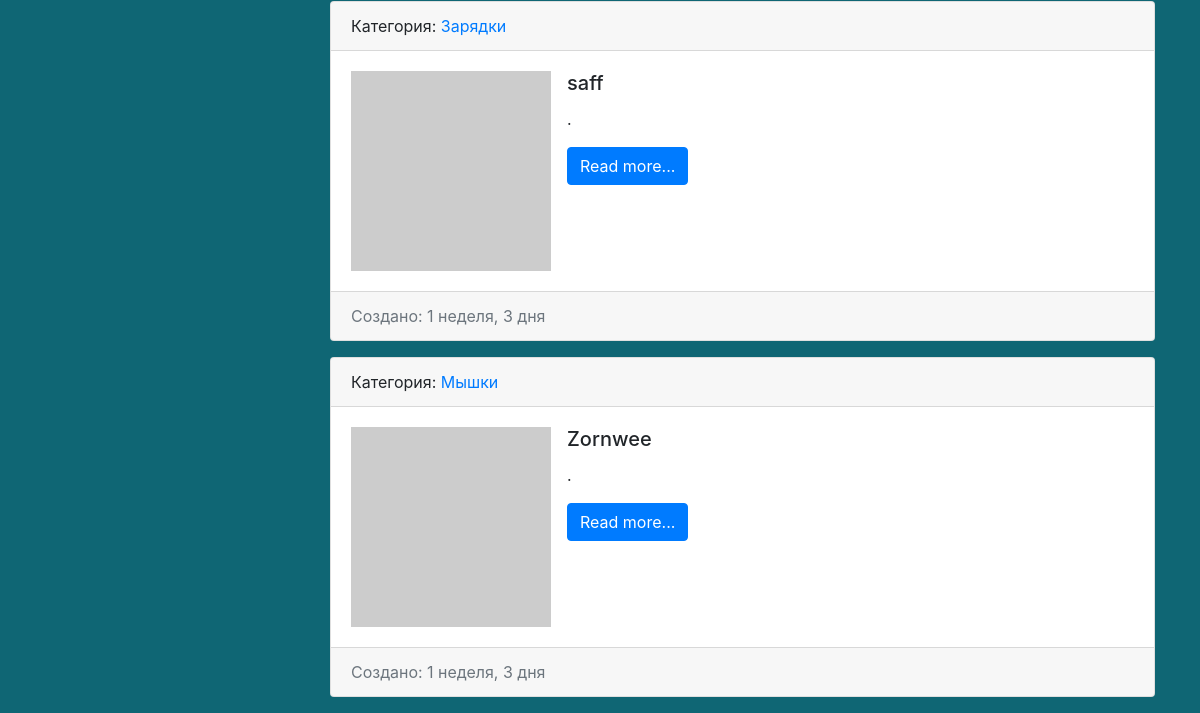
/ (lower part), run on an earlier commit of the app's database.
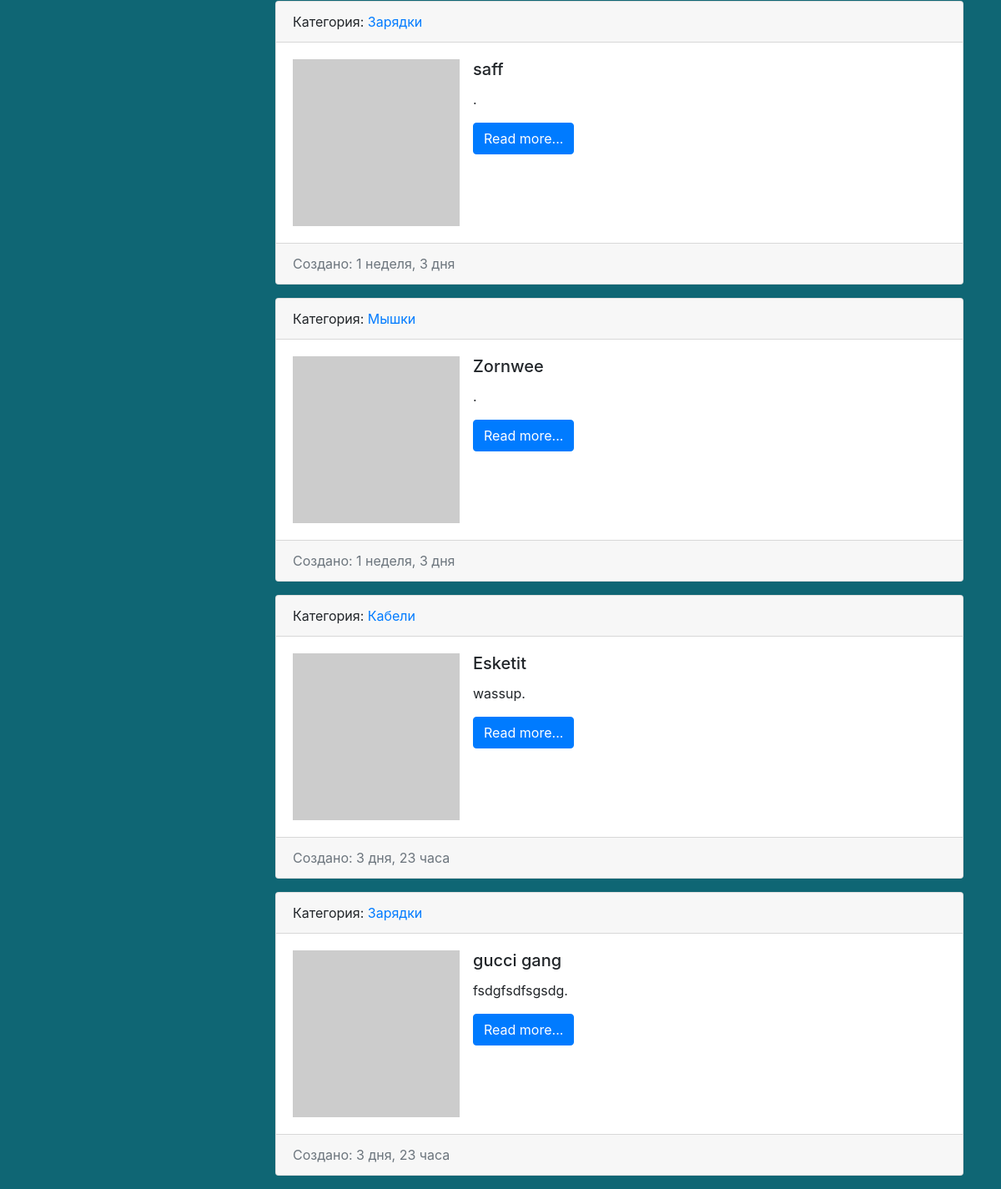
And on a later commit of the database.
### shop/models.py (models this page shows, shortened)
class Article(models.Model):
    title = models.CharField(max_length=255)
    content = models.TextField(blank=True)
    created_at = models.DateTimeField(auto_now_add=True)
    updated_at = models.DateTimeField(auto_now=True)
    photo = models.ImageField('Фото', upload_to='photos/', blank=True)
    is_published = models.BooleanField(default=True, verbose_name='Опубликовано')
    category = models.ForeignKey('Category', on_delete=models.PROTECT, null=True, verbose_name='Категория')
    def get_absolute_url(self):
        return reverse('view_article', kwargs={'pk': self.pk})
    class Meta:
        verbose_name = 'Новость'
        verbose_name_plural = 'Новости'
        ordering = ['created_at']

class Category(models.Model):
    title = models.CharField(max_length=150, db_index=True, verbose_name='Наименование категории')
    def get_absolute_url(self):
        return reverse('category', kwargs={'category_id': self.pk})
    def __str__(self):
        return self.title
    class Meta:
        verbose_name = 'Категория'
        verbose_name_plural = 'Категории'
        ordering = ['title']

### shop/views.py (the view)
# urls.py: path('', HomeArticle.as_view(), name='home'),
class HomeArticle (ListView):
    model = Article
    context_object_name = 'article'
    paginate_by = 20
    def get_context_data(self, *, object_list=None, **kwargs):
        context = super().get_context_data(**kwargs)
        context['title'] = 'Главная страница'
        return context
    def get_queryset(self):
        return Article.objects.filter(is_published=True).select_related('category')

### shop/templatetags/articles_tags.py (called while the page is built)
@register.inclusion_tag('shop/list_categories.html')
def show_categories():
    categories = Category.objects.all()
    return {'categories': categories}

### shop/templates/shop/article_list.html (shortened to what this page needs)
{% extends 'base.html' %}
{% block content %}
        {% for item in article %}
            <div class="card mb-3">
                <div class="card-header">
                    Категория: <a
                        href="{{ item.category.get_absolute_url }}">{{ item.category }}</a>
                </div>
                <div class="card-body">
                    <div class="media">
                        {% if item.photo %}
                            <img src="{{ item.photo.url }}" width="200px" height="200px" alt=""
                                 class="mr-3">
                        {% else %}
                            <img src="https://picsum.photos/200/200" alt="" class="mr-3">
                        {% endif %}
                        <div class="media-body">
                            <h5 class="card-title">{{ item.title }}</h5>
                            <p class="card-text">{{ item.content }}.</p>
                            <a href="{{ item.get_absolute_url }}" class="btn btn-primary">Read more...</a>
                        </div>
                    </div>
                </div>
                <div class="card-footer text-muted">
                    Создано: {{ item.created_at|timesince }}
                </div>
            </div>
        {% endfor %}
{% endblock %}

### templates/base.html (shortened to what this page needs)
{% load static %}
<!doctype html>
<html lang="en">
  <head>
    <link rel="stylesheet" href="style.css">
    <link rel="stylesheet" href="{% static 'bootstrap/css/bootstrap.min.css' %}">
    <link rel="stylesheet" href="{% static 'css/style.css' %}">
  </head>
  <body>
<div class="container">
    <div class="row">
        <div class="col-md-3">
        </div>
        <div class="col-md-9">
            {% block content %}CONTENT{% endblock %}
        </div>
    </div>
</div>
  </body>
</html>

### templates/inc/_sidebar.html (shortened to what this page needs)
{% load articles_tags %}

### untitled/static/css/style.css (style rules this page uses)
body { background-color: #0f6674; }

What changed in the data, as far as the page shows it:
added Article: category "Кабели", title "Esketit", content "wassup", created_at "3 дня, 23 часа"
added Article: category "Зарядки", title "gucci gang", content "fsdgfsdfsgsdg", created_at "3 дня, 23 часа"
